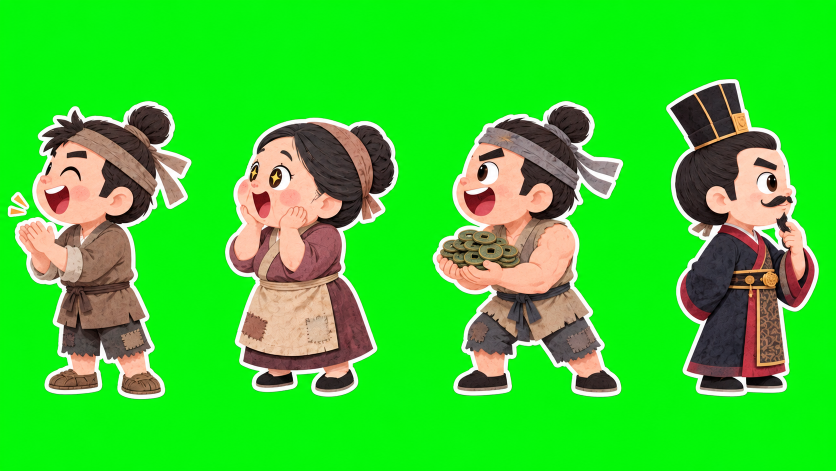
#> input picture video/assets/raw/happy.png, 1672 x 941 px (shown at 1/2 size)
$ python split_alpha.py assets/raw/happy.png assets/raw/happy.png
#> lines starting #> are read from the running program, lines starting #| are printed output that depends on the picture
"""把 Codex 直接输出的「透明底」素材图切成单件 PNG（split_sheet.py 处理绿幕，这个处理透明底）。

只保留不透明的实心部分：去掉半透明的发光边、背景里的碎点。
用法：python video/split_alpha.py <素材图.png> <输出目录> <名字1> <名字2> ...   （先用 --list 看顺序：从上到下、从左到右）
"""
import sys
from pathlib import Path

import numpy as np
from PIL import Image
from scipy import ndimage


def pieces(path, min_area=3000, solid=170):
#> called with path = 'assets/raw/happy.png', min_area = 3000, solid = 170
    im = np.array(Image.open(path).convert("RGBA"))
    mask = im[..., 3] > solid
#> mask: shape (941, 1672) bool; every value is 1
    mask = ndimage.binary_fill_holes(ndimage.binary_opening(mask, iterations=2))
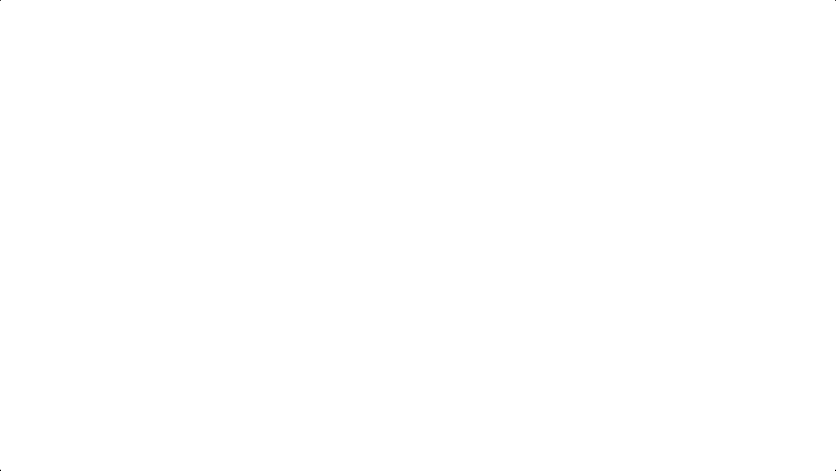
#> mask: shape (941, 1672) bool (shown at 1/2 size); 100% white; black in thin lines or dots
    lab, n = ndimage.label(mask)
#> lab: shape (941, 1672) int32; values 0 (black) and 1 (white), 100% white; black in thin lines or dots
#> n = 1
    out = []
    for i, sl in enumerate(ndimage.find_objects(lab), 1):
        m = lab[sl] == i
        if m.sum() < min_area:
            continue
        crop = im[sl].copy()
        keep = ndimage.binary_dilation(m, iterations=1)
        crop[..., 3] = np.where(keep, np.maximum(crop[..., 3], np.where(m, 255, 0)), 0)
        out.append((sl[0].start, sl[1].start, crop))
#> this loop made 1 pass
#> i on pass 1: 1
#> after the loop, out = 1 item
    out.sort(key=lambda p: (p[0] // 180, p[1]))
    return out


if __name__ == "__main__":
    src, dst, names = sys.argv[1], Path(sys.argv[2]), sys.argv[3:]
    ps = pieces(src)
#> ps = 1 item
    if names == ["--list"]:
        for y, x, c in ps:
            print(f"y={y} x={x} {c.shape[1]}x{c.shape[0]}")
        sys.exit()
#> (the run stopped early here; a loop or call above may not have finished)
